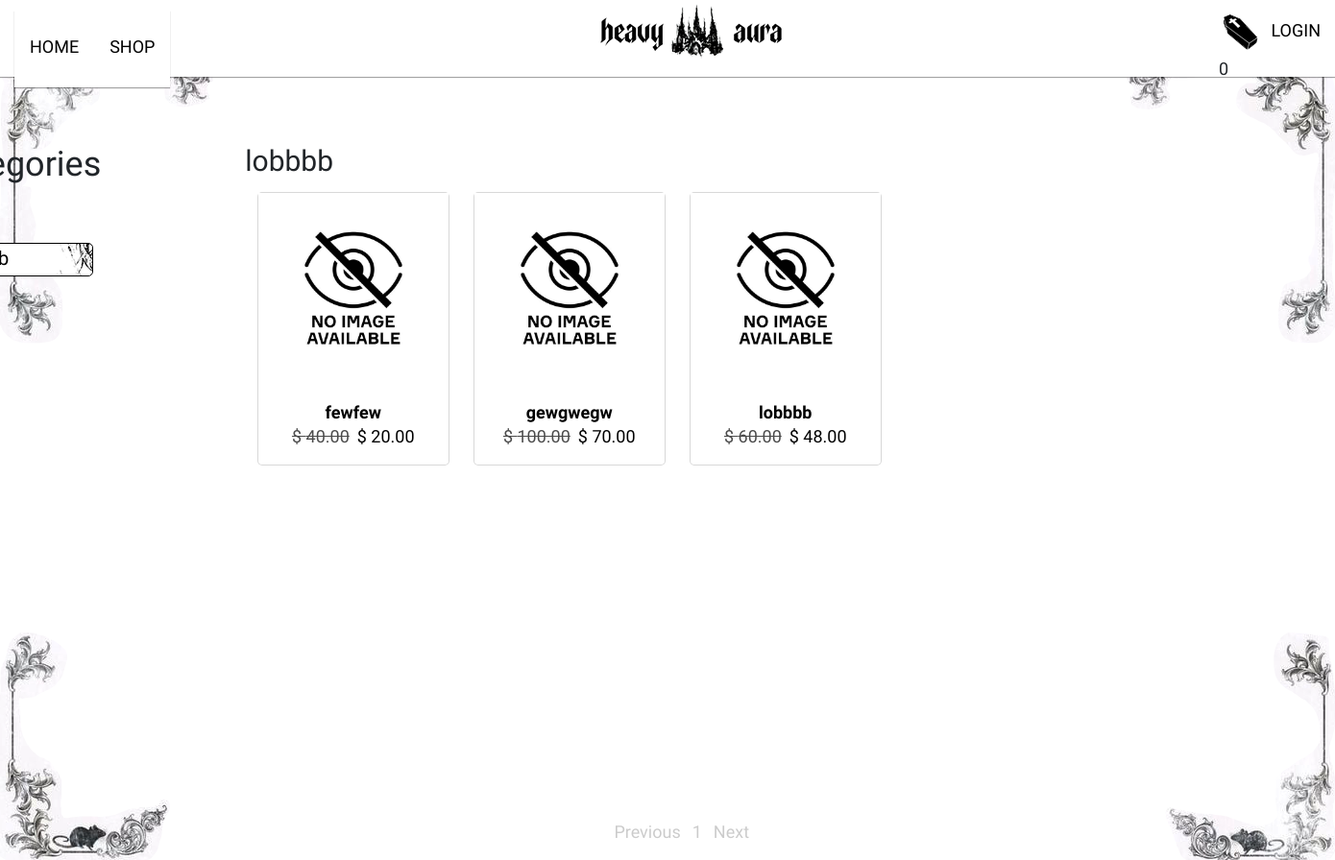
/shop/category/lobbbb/, run on an earlier commit of the app's database.
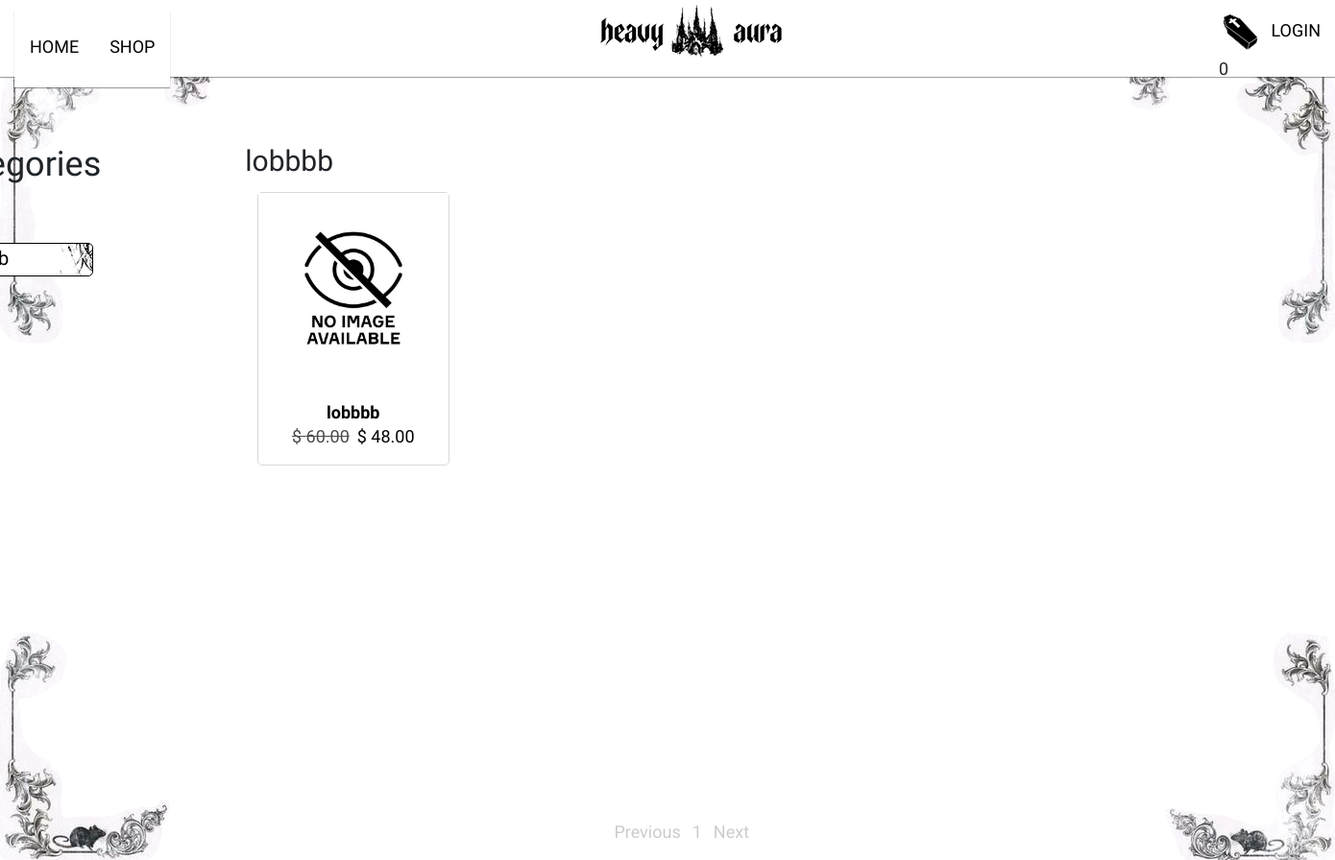
And on a later commit of the database.
### main/models.py (models this page shows, shortened)
class Category(models.Model):
    name = models.CharField(max_length=20, unique=True)
    slug = models.SlugField(max_length=20, unique=True)
    class Meta:
        ordering = ['name']
        indexes = [models.Index(fields=['name'])]
        verbose_name = 'category'
        verbose_name_plural = 'categories'
    def get_absolute_url(self):
        return reverse('main:product_list_by_category', args=[self.slug])

class Product(models.Model):
    category = models.ForeignKey(Category,
                                 related_name='products',
                                 on_delete=models.CASCADE)
    name = models.CharField(max_length=60)
    slug = models.SlugField(max_length=60)
    img = models.ImageField(upload_to='products/%Y/%m/%d',
                            blank=True)
    description = models.TextField(blank=True)
    price = models.DecimalField(max_digits=10,
                                decimal_places=2)
    available = models.BooleanField(default=True)
    created = models.DateTimeField(auto_now_add=True)
    updated = models.DateTimeField(auto_now=True)
    discount = models.DecimalField(default=-0.00,
                                max_digits=10,
                                decimal_places=2)
    class Meta:
        ordering = ['name']
        indexes = [
            models.Index(fields=['id', 'slug']),
            models.Index(fields=['name']),
            models.Index(fields=['-created']),
        ]
    def get_absolute_url(self):
        return reverse('main:product_detail',
                       args=[self.slug])
    def self_price(self):
        if self.discount:
            return round(self.price * (1 - self.discount / 100), 2)
        return  self.price

### main/views.py (the view)
# urls.py: path('shop/', views.product_list, name='product_list'),
def product_list(request, category_slug=None):
    page = request.GET.get('page', 1)
    category = None
    categories = Category.objects.all()
    products = Product.objects.filter(available=True)
    paginator = Paginator(products, 10)
    current_page = paginator.page(int(page))
    if category_slug:
        category = get_object_or_404(Category,
                                     slug=category_slug)
        paginator = Paginator(products.filter(category=category), 10)
        current_page = paginator.page(int(page))
    return render(request,
                  'main/product/list.html',{
            'category': category,
            'categories': categories,
            'products': current_page,
            'slug_url': category_slug,
                  })

### cart/cart.py (called while the page is built)
    def __len__(self):
        return sum(item['quantity'] for item in self.cart.values())

### cart/context_processors.py (called while the page is built)
def cart(request):
    return {'cart': Cart(request)}

### main/templates/main/product/list.html (shortened to what this page needs)
{% extends 'main/base.html' %}
{% load static %}
{% block content %}
    <div class="llist d-flex">
        <div class="sidebar">
            <h3>Categories</h3>
            <ul>
                <li {% if not category %}class="selected"{% endif %}>
                </li>
                {% for c in categories %}
                    <li {% if category and category.slug == c.slug %}class="selected"{% endif %}>
                        <a href="{{ c.get_absolute_url }}">{{ c.name }}</a>
                    </li>
                {% endfor %}
            </ul>
        </div>
        <div class="main">
            <div class="main-title">
                {% if category %}{{ category.name }}{% else %}Products{% endif %}
            </div>
            <div class="product-list">
                <div class="items">
                    {% for product in products %}
                    	<div class="item">
                            <a href="{{ product.get_absolute_url }}" class="home-card d-flex flex-column align-items-center text-center">
                                <img src="{% if product.imgs %}{{ product.imgs.url }} {% else %}{% static 'img/noimage.jpg' %}{% endif %}" class="card-img" alt="">
                                <h5 class="title-card">{{ product.name }}</h5>
                                {% if product.discount %}
                                    <div class="cart=discount d-flex gap-2">
                                        <p class="line">$ {{ product.price }}</p>
                                        <p>$ {{ product.self_price }}</p>
                                    </div>
                                {% else %}
                                    <p class="price">$ {{ product.price }}</p>
                                {% endif %}
                            </a>
                        </div>
                    {% endfor %}
                </div>
            </div>
            <ul class="pagination">
                <li class="{% if not products.has_previous %}disabled {% endif %}">
                    <a href="{% if products.has_previous %}?page={{ products.previous_page_number }}{% endif %}">Previous</a>
                </li>
                {% for page in products.paginator.page_range %}
                    {% if page >= products.number|add:-2 and page <= products.number|add:2 %}
                        <li>
                            <a href="?page={{ page }}" class="{% if products.number == page %}disabled{% endif %}">{{ page }}</a>
                        </li>
                    {% endif %}
                {% endfor %}
                <li class="{% if not products.has_next %}disabled {% endif %}">
                    <a href="{% if products.has_next %}?page={{ products.next_page_number }}{% endif %}">Next</a>
                </li>
            </ul>
        </div>
    </div>
{% endblock %}

What changed in the data, as far as the page shows it:
no longer on this page (row edited): Product: name "fewfew", price "40.00", self_price "20.00"
no longer on this page (row edited): Product: name "gewgwegw", price "100.00", self_price "70.00"
